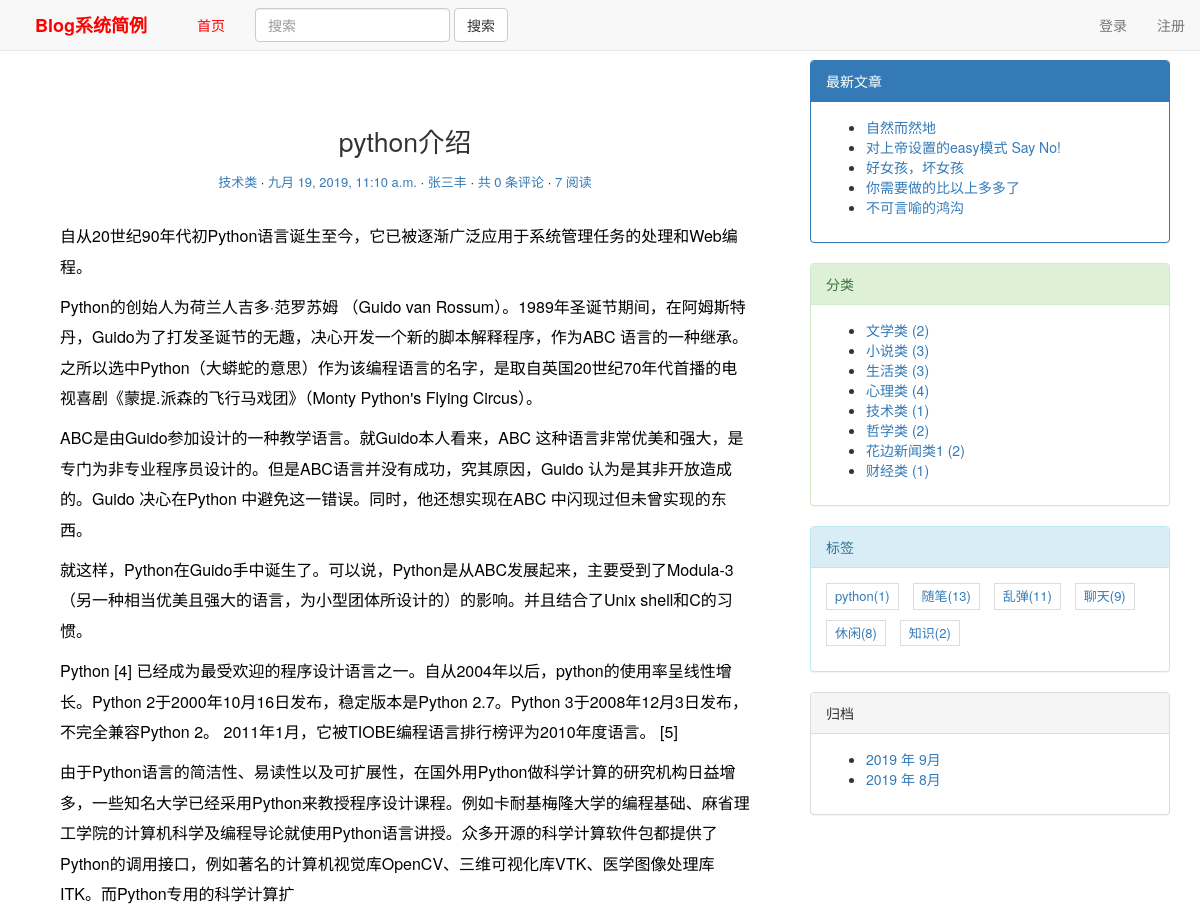
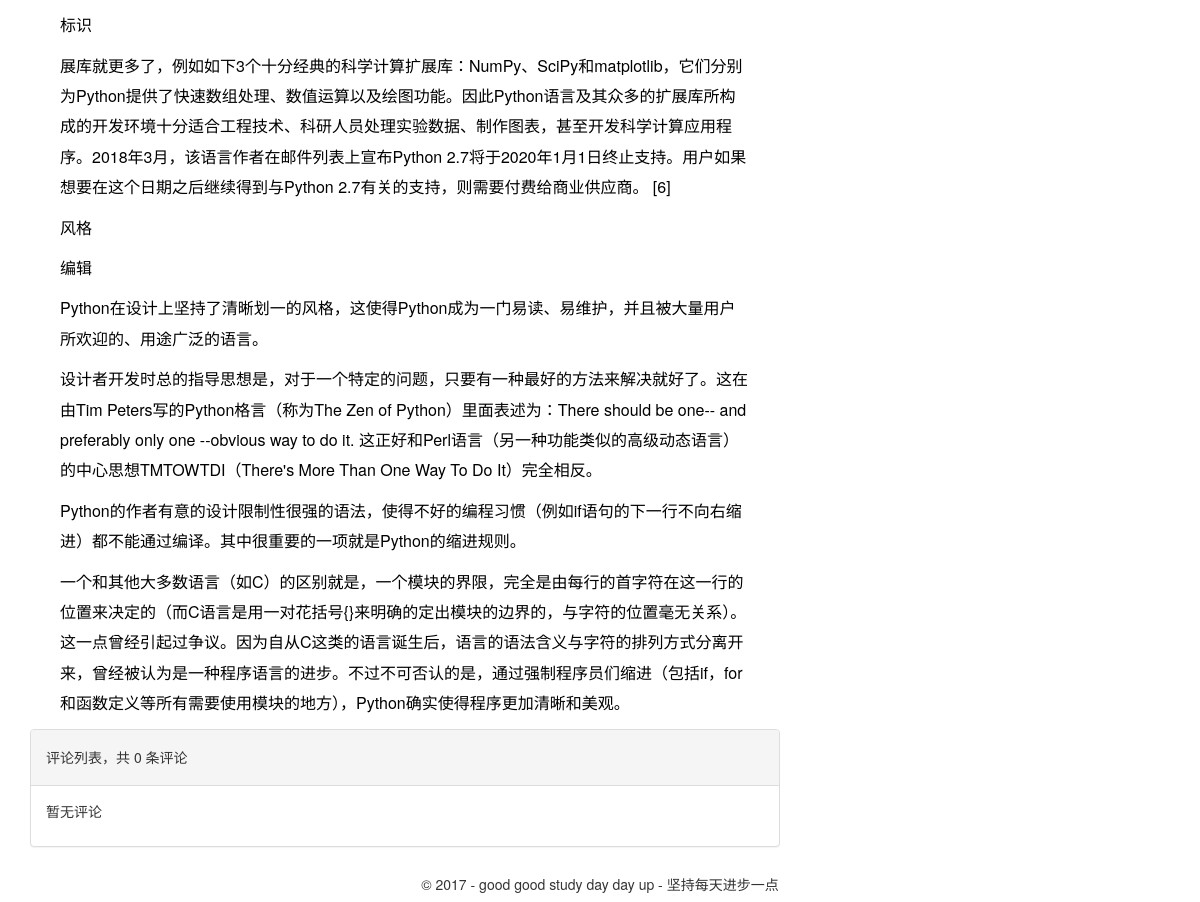
Page /blog/1/ on the committed database (2 pictures, top to bottom).
### blog/models.py (models this page shows, shortened)
class Blog(models.Model):
    title = models.CharField(max_length=70,verbose_name='文章标题')# 文章标题
    body = RichTextUploadingField(verbose_name='文本内容')# 文章正文，我们使用了 RichTextUploadingField
    created_time = models.DateTimeField(verbose_name='创建时间')# 文章的创建时间,存储时间的字段用 DateTimeField 类型。
    modified_time = models.DateTimeField(verbose_name='修改时间')# 文章的最后一次修改时间，存储时间的字段用 DateTimeField 类型。
    excerpt = models.CharField(max_length=200, blank=True,verbose_name='文章摘要') # 指定blank=True 参数值后就可以允许空值了。
    """category是设置文章分类的字段,与前面定义得到Category是多对一的关系,即多个博客文章可归于一类.
    ForeignKey()中参数Category指定外键关联的数据模型(数据库表)的名称，on_delete = models.CASCADE指明如果在Categroy中删除一条记录，
    与这条记录有关的博客记录也会被删除."""
    category = models.ForeignKey(Category,on_delete=models.CASCADE,verbose_name='分类')
    """ tags是标签字段，一篇博客文章可以右多个标签，一个标签下可以有多篇博客文章，因此用ManyToManyFiled类型设置多对多的关联关系
     这里标签tags指定blank=True以允许博客文章没有标签"""
    tags = models.ManyToManyField(Tag, blank=True,verbose_name='标签')
    author = models.ForeignKey(loguser,on_delete=models.CASCADE,verbose_name='作者')
    views = models.IntegerField(default=0,verbose_name='查看次数')
    def get_absolute_url(self):
        return reverse('blog:detail', kwargs={'pk': self.pk})
    def increase_views(self):
        self.views += 1
        self.save(update_fields=['views'])
    def save(self, *args, **kwargs):
        if not self.excerpt:
            self.excerpt = strip_tags(self.body)[:118]
            super(Blog, self).save(*args, **kwargs)  # 调用父类的 save 方法将数据保存到数据库中
        else:
            super(Blog, self).save(*args, **kwargs)  # 调用父类的 save 方法将数据保存到数据库中
    class Meta:
        ordering=['-created_time']
        verbose_name = '文档管理表'
        verbose_name_plural = '文档管理表'

class Category(models.Model):
    name = models.CharField(max_length=32,verbose_name='分类名')
    des=models.CharField(max_length=100,verbose_name='备注',null=True)
    class Meta:
        verbose_name='分类'
        verbose_name_plural='分类'

class loguser(AbstractUser):
    nikename = models.CharField(max_length=32,verbose_name="昵称",blank=True)
    telephone = models.CharField(max_length=11, null=True, unique=True)
    """
    head_img存储用户头像，在数据库表中存储的是文件的相对地址，字段值形式为upload_to的值/filename。
    图片文件的实际地址由settings.py中的MEDIA_ROOT和head_img中的upload_to决定的，地址为/MEDIA_ROOT的值/upload_to的值/filename
    """
    head_img = models.ImageField(upload_to='headimage', blank=True, null=True, verbose_name='头像')  # 头像
    class Meta:
        verbose_name = "用户信息表"
        verbose_name_plural = verbose_name

class Tag(models.Model):
    name = models.CharField(max_length=32,verbose_name='标签名')
    des = models.CharField(max_length=100, verbose_name='备注', null=True)
    class Meta:
        verbose_name='标签'
        verbose_name_plural='标签'

### blog/views.py (the view)
# urls.py: re_path('blog/(?P<pk>[0-9]+)/',views.blogdetailview.as_view(),name='detail'),
class blogdetailview(DetailView):
    model = models.Blog
    template_name = 'blog/detail.html'
    context_object_name = 'blog'
    pk_url_kwarg = 'pk'
    def get_object(self,queryset=None):
        blog=super(blogdetailview,self).get_object(queryset=None)
        blog.increase_views()
        return blog
    def get_context_data(self,**kwargs):
        context=super(blogdetailview,self).get_context_data(**kwargs)
        form=CommentForm()
        comment_list=self.object.comment_set.all()
        context.update({
            'form':form,
            'comment_list':comment_list
        })
        return context

### comments/forms.py
class CommentForm(forms.ModelForm):
    class Meta:
        model = Comment
        fields = ['text']

### blog/templatetags/custom_tags.py (called while the page is built)
@register.simple_tag
def get_new_blogs(num=5):
    return Blog.objects.all().order_by('-created_time')[:num]

@register.simple_tag
def archives():
    return Blog.objects.dates('created_time', 'month', order='DESC')

@register.simple_tag
def get_categories():
    return Category.objects.annotate(num_blogs=Count('blog')).filter(num_blogs__gt=0)

@register.simple_tag
def get_tags():
    return Tag.objects.annotate(num_blogs=Count('blog')).filter(num_blogs__gt=0)

### templates/blog/detail.html (shortened to what this page needs)
{% extends 'base.html' %}
{% block main %}
<article class="blog">
    <header class="entry-header">
        <h1 class="entry-title">{{ blog.title }}</h1>
        <div class="entry-meta-detail">
            <span class="blog-category"><a href="#">{{ blog.category.name }}</a></span>
            <span class="blog-date"><a href="#"><time class="entry-date"
                                                      datetime="{{ blog.created_time }}">{{ blog.created_time }}</time></a></span>
            <span class="blog-author"><a href="#">{{ blog.author.nikename }}</a></span>
            <span class="comments-link"><a href="#">共 <span>{{ comment_list | length }}</span> 条评论</a></span>
            <span class="views-count"><a href="#">{{ blog.views }} 阅读</a></span>
        </div>
    </header>
    <div class="entry-content clearfix">
        {{ blog.body| safe }}
    </div>
</article>
        <div class="panel panel-default">
            <div class="panel-heading">
                <h5>评论列表，共 <span>{{comment_list|length}}</span> 条评论</h5>
            </div>
            <div class="panel-body">
                <ul class="comment-list list-unstyled">
                    {% for comment in comment_list %}
                    <li>
                        <span style="color: #777;font-size: 14px;">{{ comment.name }}&nbsp;·&nbsp;</span>
                        <time style="color: #777;font-size: 14px;">{{ comment.created_time }}</time>
                        <div style="padding-top: 5px;font-size: 16px;">
                            {{ comment.text }}
                        </div>
                    </li>
                    {% empty %}
                    暂无评论
                    {% endfor %}
                </ul>
            </div>
        </div>
{% endblock main %}

### templates/base.html (shortened to what this page needs)
{% load staticfiles %}
{% load custom_tags %}
<html>
<head>
    <link href="{% static 'blog/css/bootstrap.min.css' %}" rel="stylesheet">
    <link rel="stylesheet" href="{% static 'blog/css/blogstyle.css' %}">
</head>
<body>
<nav class="navbar navbar-default navbar-fixed-top">
    <div class="container-fluid">
        <div class="navbar-header">
            <a class="navbar-brand" href="{% url 'blog:index' %}" style="color:red;font-weight:700;">&nbsp;&nbsp;&nbsp;&nbsp;Blog系统简例&nbsp;&nbsp;&nbsp;&nbsp; </a>
        </div>
        <div class="collapse navbar-collapse navbar-left" id="bs-example-navbar-collapse-1">
            <ul class="nav navbar-nav">
                <li {% if tabname == "firsttab" %} class='active' {% endif %}>
                <a href="{% url 'blog:index' %}" style="color:red;">首页</a></li>
                <form class="navbar-form navbar-left" method="get" action="{% url 'haystack_search' %}">
                    <div class="form-group">
                        <input type="text" class="form-control" name="q" placeholder="搜索" required>
                    </div>
                    <button type="submit" class="btn btn-default">搜索</button>
                </form>
        </div>
        <ul class="nav navbar-nav navbar-right">
            {% if request.user.username %}
            <li><a href="#">{{ request.user.nikename }}</a></li>
            <li class="dropdown">
                <a href="#" class="dropdown-toggle" data-toggle="dropdown" role="button" aria-haspopup="true"
                   aria-expanded="false"> 个人中心<span class="caret"></span></a>
                <ul class="dropdown-menu">
                    <li><a href="{% url 'blog:myindex' request.user.id %}">我的文章</a></li>
                    <li role="separator" class="divider"></li>
                    <li><a href="{% url 'blog:logout' %}">注销</a></li>
                </ul>
            </li>
            {% else %}
            <li><a href="{% url 'blog:login' %}">登录</a></li>
            <li><a href="{% url 'blog:registe' %}">注册</a></li>
            {% endif %}
        </ul>
    </div>
</nav>
<div class="content-body" style="both:clear;margin-top:60px;">
    <div class="container">
        <div class="row">
            <main class="col-md-8">
                {% block main %}
                {% endblock main %}
            </main>
            <aside class="col-md-4">
                {% block toc %}
                <div class="panel panel-primary">
                    <div class="panel-heading">最新文章</div>
                    <div class="panel-body">
                        {% get_new_blogs as new_blog_list %}
                        <ul>
                            {% for blog in new_blog_list %}
                            <li>
                                <a href="{{ blog.get_absolute_url }}">{{ blog.title }}</a>
                            </li>
                            {% empty %}
                            暂无文章！
                            {% endfor %}
                        </ul>
                    </div>
                </div>
                <div class="panel panel-success">
                    <div class="panel-heading">分类</div>
                    <div class="panel-body">
                        {% get_categories as category_list %}
                        <ul>
                            {% for category in category_list %}
                            <li>
                                <a href="{% url 'blog:category' category.pk %}">{{ category.name }} <span
                                        class="post-count">({{ category.num_blogs}})</span></a>
                            </li>
                            {% empty %}
                            暂无分类！
                            {% endfor %}
                        </ul>
                    </div>
                </div>
                <div class="panel panel-info">
                    <div class="panel-heading">标签</div>
                    <div class="panel-body">
                        <div class="tag-list">
                            {% get_tags as tag_list %}
                            <ul >
                                {% for tag in tag_list %}
                                <li><a href="{% url 'blog:tag' tag.pk %}">{{ tag.name }}({{ tag.num_blogs }})</a>
                                </li>
                                {% empty %}
                                暂无标签！
                                {% endfor %}
                            </ul>
                        </div>
                    </div>
                </div>
                <div class="panel panel-default">
                    <div class="panel-heading">归档</div>
                    <div class="panel-body">
                        {% archives as date_list %}
                        <ul>
                            {% for date in date_list %}
                            <li>
                                <a href="{% url 'blog:archives' date.year date.month %}">
                                    {{ date.year }} 年 {{ date.month }}月</a>
                            </li>
                            {% empty %}
                            暂无归档！
                            {% endfor %}
                        </ul>
                    </div>
                </div>
                {% endblock toc %}
            </aside>
        </div>
    </div>
</div>
<div class="container">
    <div class="row">
        <div class="col-md-12">
            <div align="center">
                <h5>&copy 2017 - good good study day day up - 坚持每天进步一点</h5>
            </div>
        </div>
    </div>
</div>
</body>
</html>

### blog/static/blog/css/blogstyle.css (style rules this page uses)
.entry-title { text-align: center; font-size: 1.9em; margin-bottom: 10px; line-height: 1.6; padding: 10px 20px 0; }
.blog { background: #fff; padding: 30px 30px 0; }
.entry-meta-detail { text-align:center; color: #DDDDDD; font-size: 13px; margin-bottom: 30px; }
.blog-category::after, .blog-date::after, .blog-author::after, .comments-link::after { content: ' ·'; color: #000; }
.entry-content { font-size: 16px; line-height: 1.9; font-weight: 300; color: #000; }
.tag-list ul { padding: 0; margin: 0; margin-right: -10px; }
.tag-list ul li { list-style-type: none; font-size: 13px; display: inline-block; margin-right: 10px; margin-bottom: 10px; padding: 3px 8px; border: 1px solid #ddd; }

### rows in the picture
Blog: title "python介绍", category.name "技术类", created_time "九月 19, 2019, 11:10 a.m.", author.nikename "张三丰", views "7", body "自从20世纪90年代初Python语言诞生至今，它已被逐渐广泛应用于系统管理任务的处理和Web编程。 Python的创始人为荷兰人吉多·范罗苏姆 （Guido van Rossum）。1989年圣诞节期间，在阿姆斯特丹，Guido为了打发圣诞节的无趣，决心开发一个新的脚本解释程序，作为ABC 语言的一种继承。之所以选中Python（大蟒蛇的意思）作为该编程语言的名字，是取自英国20世纪70年代首播的电视喜剧《蒙提.派森的飞行马戏团》（Monty Python's Flying Circus）。 ABC是由Guido参加设计的一种教学语言。就Guido本人看来，ABC 这种语言非常优美和强大，是专门为非专业程序员设计的。但是ABC语言并没有成功，究其原因，Guido 认为是其非开放造成的。Guido 决心在Python 中避免这一错误。同时，他还想实现在ABC 中闪现过但未曾实现的东西。 就这样，Python在Guido手中诞生了。可以说，Python是从ABC发展起来，主要受到了Modula-3（另一种相当优美且强大的语言，为小型团体所设计的）的影响。并且结合了Unix shell和C的习惯。 Python [4] 已经成为最受欢迎的程序设计语言之一。自从2004年以后，python的使用率呈线性增长。Python 2于2000年10月16日发布，稳定版本是Python 2.7。Python 3于2008年12月3日发布，不完全兼容Python 2。 2011年1月，它被TIOBE编程语言排行榜评为2010年度语言。 [5]…"
Blog: title "自然而然地"
Blog: title "对上帝设置的easy模式 Say No!"
Blog: title "好女孩，坏女孩"
Blog: title "你需要做的比以上多多了"
Blog: title "不可言喻的鸿沟"
Category: name "文学类", num_blogs "2"
Category: name "小说类", num_blogs "3"
Category: name "生活类", num_blogs "3"
Category: name "心理类", num_blogs "4"
Category: name "技术类", num_blogs "1"
Category: name "哲学类", num_blogs "2"
Category: name "花边新闻类1", num_blogs "2"
Category: name "财经类", num_blogs "1"
Tag: name "python", num_blogs "1"
Tag: name "随笔", num_blogs "13"
Tag: name "乱弹", num_blogs "11"
Tag: name "聊天", num_blogs "9"
Tag: name "休闲", num_blogs "8"
Tag: name "知识", num_blogs "2"

### other values in the picture
{{ comment_list | length }} "0"
{{ comment_list|length }} "0"
{{ date.year }} "2019" "2019"
{{ date.month }} "9" "8"
